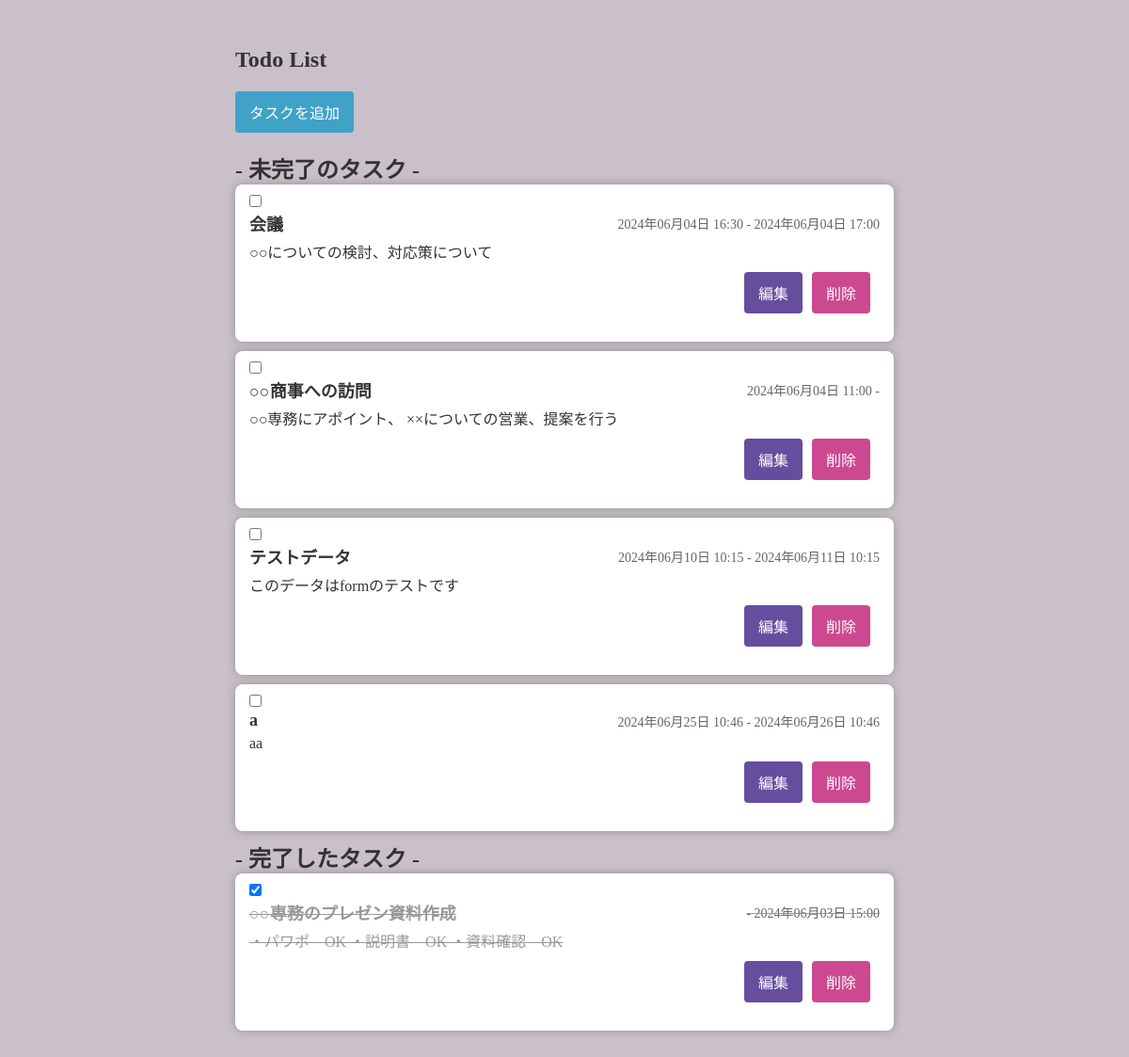
The page / on the database its author committed.
### mytodo/models.py (models this page shows, shortened)
class Task(models.Model):
    class Meta:
        db_table = "tasks"
    title = models.CharField(verbose_name="タスク名", max_length=255)
    description = models.TextField(verbose_name="詳細", null=True, blank=True)
    complete = models.IntegerField(verbose_name="完了フラグ", default=0)
    start_date = models.DateTimeField(verbose_name="開始日", null=True, blank=True)
    end_date = models.DateTimeField(verbose_name="終了日", null=True, blank=True)

### mytodo/views.py (the view)
class IndexView(View):
    def get(self, request):
        todo_list = Task.objects.all()
        context = {
            "todo_list": todo_list
        }
        return render(request, "mytodo/index.html", context)

### templates/mytodo/index.html (shortened to what this page needs)
{% extends "base.html" %}
{% block contents %}
<div class="index">
    <h1>Todo List</h1>
    <a href="{% url 'add' %}">タスクを追加</a>
    <h2>- 未完了のタスク -</h2>
    <ul>
        {% for task in todo_list %}
            {% if not task.complete %}
            <li class="{% if task.complete %}complete{% endif %}">
                <form action="{% url 'update_task_complete' %}" method="post" class="{% if task.complete %}strikethrough{% endif %}">
                    <input type="checkbox" name="task_{{ task.id }}" onchange="this.form.submit()" {% if task.complete %}checked{% endif %}>
                    <div class="task-header">
                        <span class="task-title">{{ task.title }}</span>
                        <span class="task-date">
                            {{ task.start_date|date:"Y年m月d日 H:i" }} - {{ task.end_date|date:"Y年m月d日 H:i" }}
                        </span>
                    </div>
                    <p class="task-description">{{ task.description }}</p>
                </form>
                <div class="task-act">
                    <a href="{% url 'edit' task.id %}" class="edit">編集</a>
                    <a href="#" onclick="confirmDelete('{{ task.title }}', '{{ task.id }}');" class="del">削除</a>
                </div>
            </li>
            {% endif %}
        {% endfor %}
    </ul>
    <h2>- 完了したタスク -</h2>
    <ul>
        {% for task in todo_list %}
            {% if task.complete %}
            <li class="{% if task.complete %}complete{% endif %}">
                <form action="{% url 'update_task_complete' %}" method="post" class="{% if task.complete %}strikethrough{% endif %}">
                    <input type="checkbox" name="task_{{ task.id }}" onchange="this.form.submit()" {% if task.complete %}checked{% endif %}>
                    <div class="task-header">
                        <span class="task-title">{{ task.title }}</span>
                        <span class="task-date">
                            {{ task.start_date|date:"Y年m月d日 H:i" }} - {{ task.end_date|date:"Y年m月d日 H:i" }}
                        </span>
                    </div>
                    <p class="task-description">{{ task.description }}</p>
                </form>
                <div class="task-act">
                    <a href="{% url 'edit' task.id %}" class="edit">編集</a>
                    <a href="#" onclick="confirmDelete('{{ task.title }}', '{{ task.id }}');" class="del">削除</a>
                </div>
            </li>
            {% endif %}
        {% endfor %}
    </ul>
</div>
{% endblock %}

### templates/base.html (shortened to what this page needs)
{% load static %}
<!DOCTYPE html>
<html lang="en">
<head>
    <link rel="stylesheet" href="{% static 'css/style.css' %}">
</head>
<body>
    <div class="container">
        {% block contents %}
        {% endblock %}
    </div>
</body>
</html>

### static/css/style.css (style rules this page uses)
.strikethrough { text-decoration: line-through; color: #999; }
* { margin: 0; padding: 0; }
.container { padding: 50px 250px; background-color: #b9adb9c2; color: #333; }
h1 { font-size: 24px; margin-bottom: 20px; }
.index a { display: inline-block; margin-bottom: 20px; padding: 10px 15px; background-color: #40A2C7; color: #fff; text-decoration: none; border-radius: 4px; }
.index ul { list-style-type: none; }
.index li { background-color: #FFFFFF; margin-bottom: 10px; padding: 10px 15px; border-radius: 8px; box-shadow: 0 0 10px #929292; }
.index li.complete { color: #999; }
.task-header { display: flex; justify-content: space-between; align-items: center; margin-bottom: 5px; }
.task-title { font-weight: bold; font-size: 18px; }
.task-date { font-size: 14px; color: #666; }
.task-description { font-size: 16px; }
.task-act { display: flex; justify-content: flex-end; align-items: center; margin-top: 10px; }
.task-act a { margin-right: 10px; }
.task-act .edit { background-color: #674D9E; }
.task-act .del { background-color: #CD498F; }

### rows shown on the page
Task: title "会議", start_date "2024年06月04日 16:30", end_date "2024年06月04日 17:00", description "○○についての検討、対応策について"
Task: title "○○商事への訪問", start_date "2024年06月04日 11:00", description "○○専務にアポイント、 ××についての営業、提案を行う"
Task: title "テストデータ", start_date "2024年06月10日 10:15", end_date "2024年06月11日 10:15", description "このデータはformのテストです"
Task: title "a", start_date "2024年06月25日 10:46", end_date "2024年06月26日 10:46", description "aa"
Task: complete "☑", title "○○専務のプレゼン資料作成", end_date "2024年06月03日 15:00", description "・パワポ OK ・説明書 OK ・資料確認 OK"
